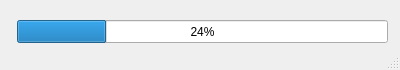
<?xml version="1.0" encoding="UTF-8"?>
<ui version="4.0">
 <class>MainWindow</class>
 <widget class="QMainWindow" name="MainWindow">
  <property name="geometry">
   <rect>
    <x>0</x>
    <y>0</y>
    <width>400</width>
    <height>70</height>
   </rect>
  </property>
  <property name="sizePolicy">
   <sizepolicy hsizetype="Fixed" vsizetype="Fixed">
    <horstretch>0</horstretch>
    <verstretch>0</verstretch>
   </sizepolicy>
  </property>
  <property name="minimumSize">
   <size>
    <width>400</width>
    <height>60</height>
   </size>
  </property>
  <property name="maximumSize">
   <size>
    <width>400</width>
    <height>16777215</height>
   </size>
  </property>
  <property name="cursor">
   <cursorShape>WaitCursor</cursorShape>
  </property>
  <property name="windowTitle">
   <string>Downloading</string>
  </property>
  <property name="windowIcon">
   <iconset>
    <normaloff>logo.png</normaloff>logo.png</iconset>
  </property>
  <property name="autoFillBackground">
   <bool>false</bool>
  </property>
  <property name="styleSheet">
   <string notr="true"/>
  </property>
  <property name="toolButtonStyle">
   <enum>Qt::ToolButtonFollowStyle</enum>
  </property>
  <property name="tabShape">
   <enum>QTabWidget::Triangular</enum>
  </property>
  <widget class="QWidget" name="centralwidget">
   <property name="styleSheet">
    <string notr="true"/>
   </property>
   <widget class="QProgressBar" name="ProgressBar">
    <property name="geometry">
     <rect>
      <x>17</x>
      <y>20</y>
      <width>371</width>
      <height>23</height>
     </rect>
    </property>
    <property name="styleSheet">
     <string notr="true">ProgressBar{

    border: 2px solid grey;
    border-radius: 5px;
}

ProgressBar::chunk {
    background-color: #05B8CC;
    width: 20px;
}</string>
    </property>
    <property name="value">
     <number>24</number>
    </property>
   </widget>
  </widget>
  <widget class="QStatusBar" name="statusbar"/>
 </widget>
 <resources>
  <include location="background.qrc"/>
 </resources>
 <connections/>
</ui>
